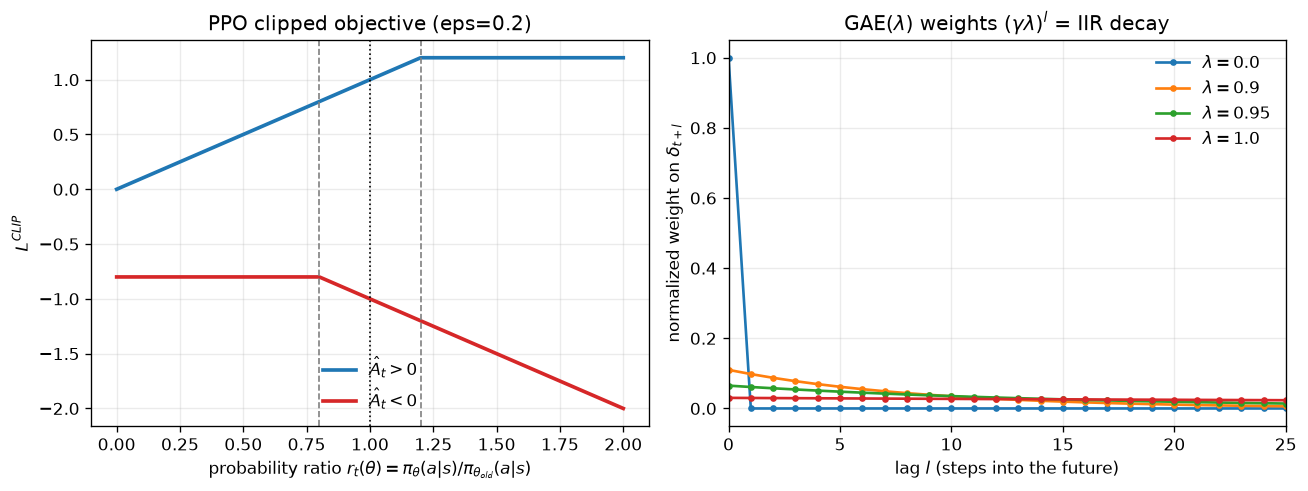

This chart was generated by the following Python code:
"""
Day 107 -- Actor-critic & PPO
Two-panel figure:
  (left)  PPO clipped surrogate objective vs. probability ratio r_t(theta),
          for positive and negative advantage.
  (right) GAE(lambda) credit-assignment weights (gamma*lambda)^l as an
          exponential-decay impulse response -- the "IIR low-pass filter"
          view of advantage estimation.
No downloads, no internet -- pure numpy/matplotlib on hardcoded arrays.
"""
import numpy as np
import matplotlib.pyplot as plt

np.random.seed(42)

# ---- Panel 1: PPO clipped surrogate objective ----
eps = 0.2
r = np.linspace(0.0, 2.0, 400)

def clipped_obj(r, A, eps):
    unclipped = r * A
    clipped = np.clip(r, 1 - eps, 1 + eps) * A
    return np.minimum(unclipped, clipped)

L_pos = clipped_obj(r, A=1.0, eps=eps)   # positive advantage
L_neg = clipped_obj(r, A=-1.0, eps=eps)  # negative advantage

# ---- Panel 2: GAE(lambda) exponential decay weights ----
gamma = 0.99
lambdas = [0.0, 0.9, 0.95, 1.0]
lags = np.arange(0, 40)

fig, axes = plt.subplots(1, 2, figsize=(11, 4.2))

# Panel 1
ax = axes[0]
ax.plot(r, L_pos, color="#1f77b4", lw=2.2, label=r"$\hat{A}_t > 0$")
ax.plot(r, L_neg, color="#d62728", lw=2.2, label=r"$\hat{A}_t < 0$")
ax.axvline(1 - eps, color="gray", ls="--", lw=1)
ax.axvline(1 + eps, color="gray", ls="--", lw=1)
ax.axvline(1.0, color="black", ls=":", lw=1)
ax.set_xlabel(r"probability ratio $r_t(\theta) = \pi_\theta(a|s) / \pi_{\theta_{old}}(a|s)$")
ax.set_ylabel(r"$L^{CLIP}$")
ax.set_title(f"PPO clipped objective (eps={eps})")
ax.legend(frameon=False, loc="lower center")
ax.grid(alpha=0.25)

# Panel 2
ax2 = axes[1]
for lam in lambdas:
    weights = (gamma * lam) ** lags
    weights = weights / weights.sum()  # normalize to compare "window shape"
    ax2.plot(lags, weights, marker="o", ms=3, lw=1.6, label=fr"$\lambda={lam}$")
ax2.set_xlabel(r"lag $l$ (steps into the future)")
ax2.set_ylabel(r"normalized weight on $\delta_{t+l}$")
ax2.set_title(r"GAE($\lambda$) weights $(\gamma\lambda)^l$ = IIR decay")
ax2.legend(frameon=False)
ax2.grid(alpha=0.25)
ax2.set_xlim(0, 25)

fig.tight_layout()
fig.savefig("graph_DAY_107.png", dpi=120, bbox_inches="tight")
print("saved graph_DAY_107.png")
